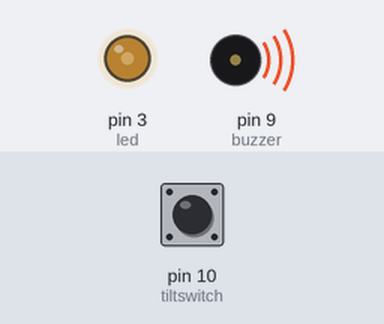
The sketch below on a simulated Arduino Uno, built with avr-gcc and run on an emulated ATmega328P. Shown: output pins drawn as LEDs (lit = HIGH), buzzer (waves = sounding). The test bench sets the inputs (shaded band); at power-on: pin 10 (tiltswitch) HIGH.

Above: at 0.05 s.
At 8.0 s:
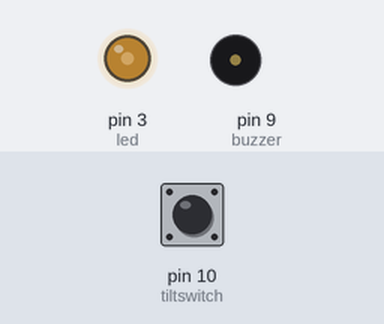
Timing chart, 0 to 9.2 s (numbered marks = the images above):
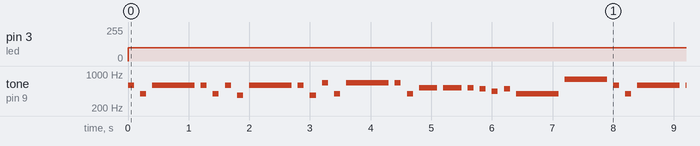

Measured:
- by itself, pin 3 (led): 0/255 → 100/255 at 0.00 s
- by itself, tone on pin 9 (buzzer): plays 587 Hz for 0.10 s, 392 Hz for 0.10 s, 587 Hz for 0.70 s, 587 Hz for 0.10 s, 392 Hz for 0.10 s, 587 Hz for 0.10 s … (375 notes in this stretch)

The sketch:

Office_Theft_Alarm.ino
```cpp
// This plays the office theme song when the breadboard is touched

#include "pitches.h"

#define led 3
#define tiltswitch 10
#define buzzer 9


int melody[] = {
  NOTE_D5, NOTE_G4, NOTE_D5, NOTE_D5, NOTE_G4, NOTE_D5, NOTE_FS4, NOTE_D5,
  NOTE_D5, NOTE_FS4, NOTE_E5, NOTE_G4, NOTE_E5, NOTE_E5, NOTE_G4, NOTE_C5,
  NOTE_C5, NOTE_C5, NOTE_B4, NOTE_A4, NOTE_B4, NOTE_G4, NOTE_G5,


};


// Every value will be multiplied by 100 for length of duration
int duration[] = {
  1, 1, 7, 1, 1, 1, 1, 7,
  1, 1, 1, 1, 7, 1, 1, 3,
  3, 1, 1, 1, 1, 7, 7,
};


void setup() {
  pinMode(led, OUTPUT);
  pinMode(buzzer, OUTPUT);
  pinMode(tiltswitch, INPUT_PULLUP);

  analogWrite(led, 0);
  analogWrite(buzzer, 0);

}

void loop() {
  if(digitalRead(tiltswitch) == HIGH) {
    for (int i = 0; i < sizeof(melody) / sizeof(melody[0]); i++) {
      tone(buzzer, melody[i], duration[i] * 100); // Chooses melody based on melody array for value from duration array
      analogWrite(led, 100);
      delay((duration[i] * 100) + 90);
      delay(10);
    }
  }
}
```
